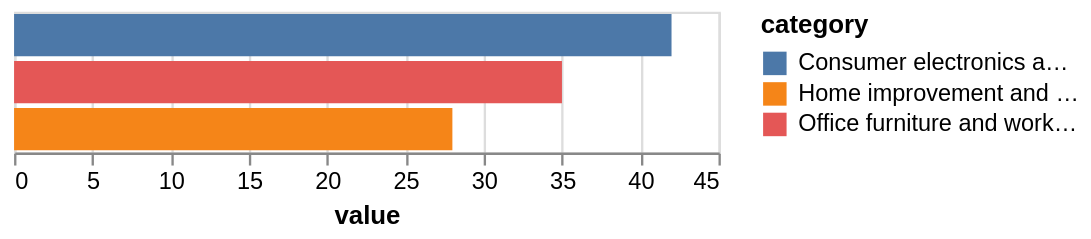

This figure's Vega-Lite source:
### Vega-Lite specification from a JSON file in a GitHub repository (floating-point values rounded to 4 significant figures)
{"$schema": "https://vega.github.io/schema/vega-lite/v6.json", "description": "A bar chart with legend labels split across lines and tooltips that show the full legend value.", "data": {"values": [{"category": "Consumer electronics\nand accessories", "value": 42}, {"category": "Home improvement\nand garden supplies", "value": 28}, {"category": "Office furniture\nand workstation equipment", "value": 35}]}, "mark": "bar", "encoding": {"y": {"field": "category", "type": "nominal", "axis": null, "sort": "-x"}, "x": {"field": "value", "type": "quantitative"}, "color": {"field": "category", "type": "nominal", "legend": {"labelLineBreak": "\n", "labelLimit": 120, "labelTooltip": true}}}}
